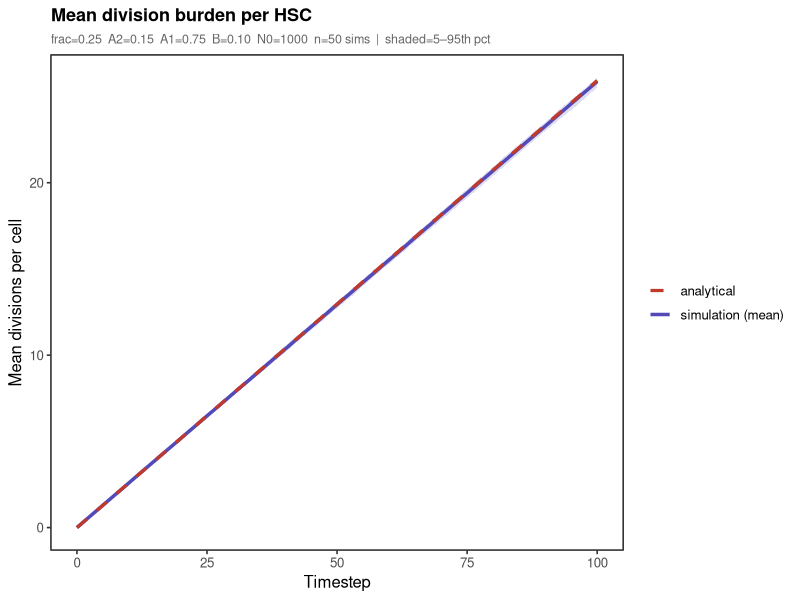
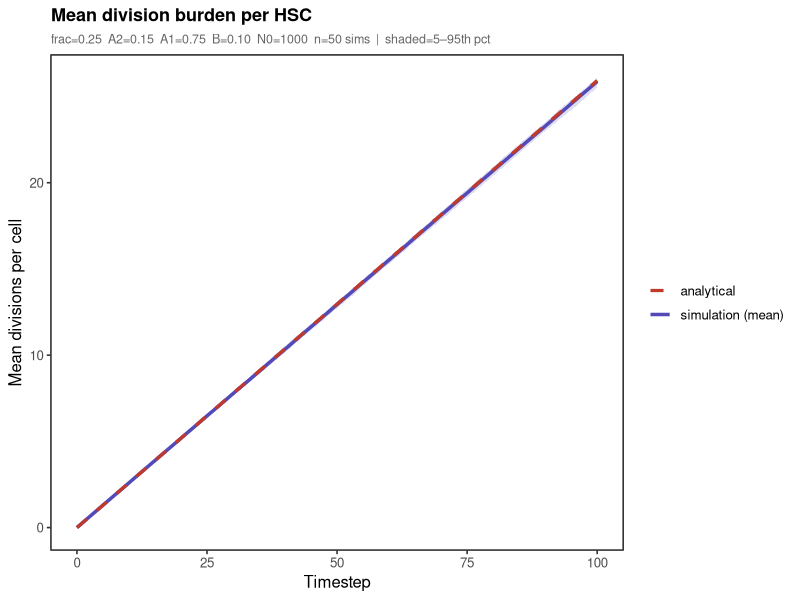
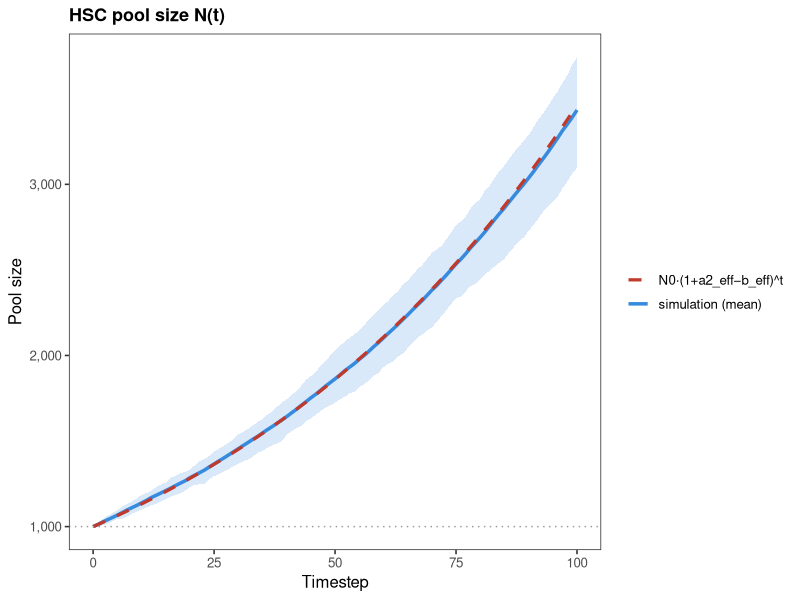
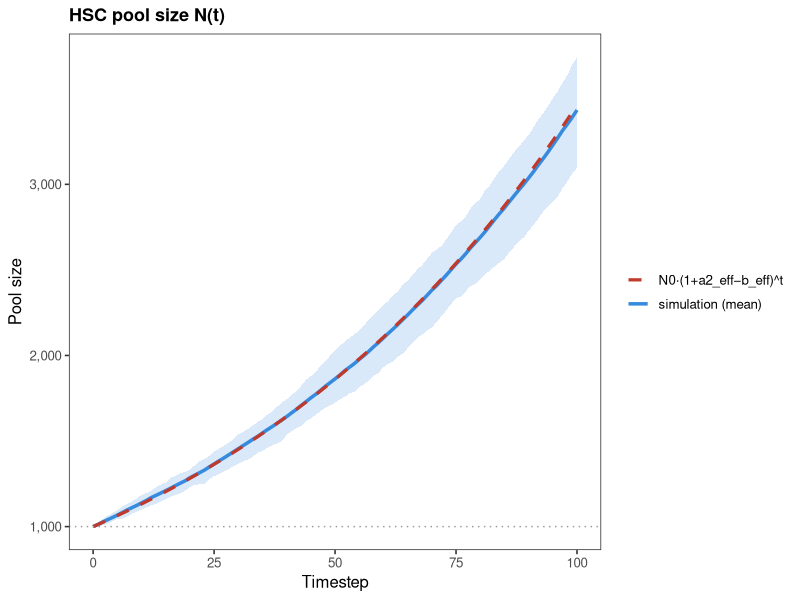
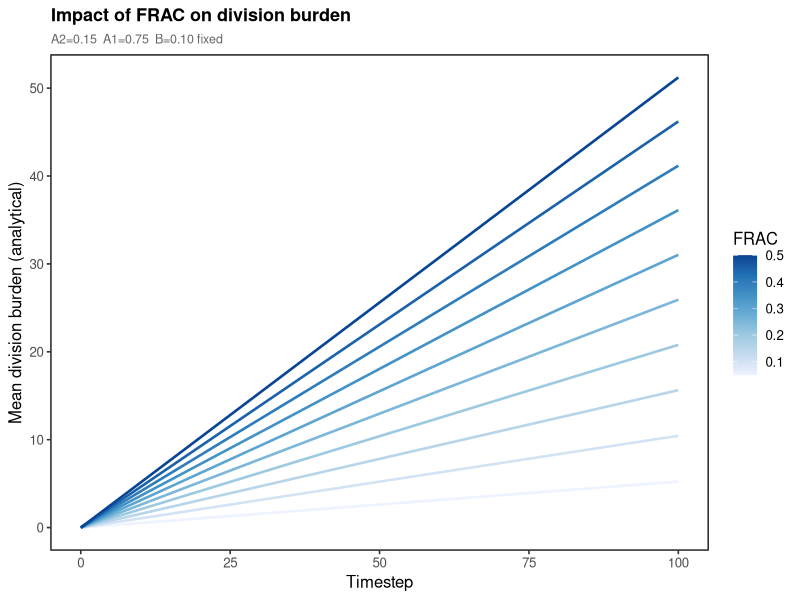
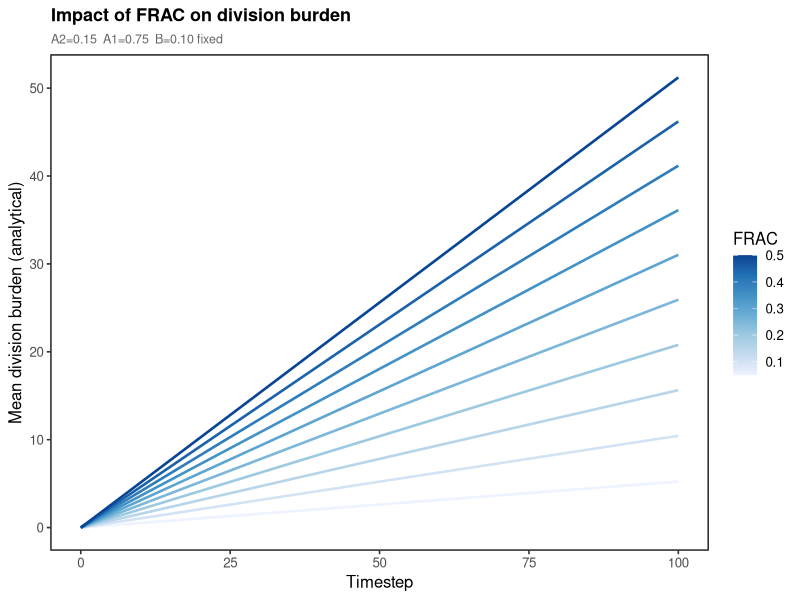
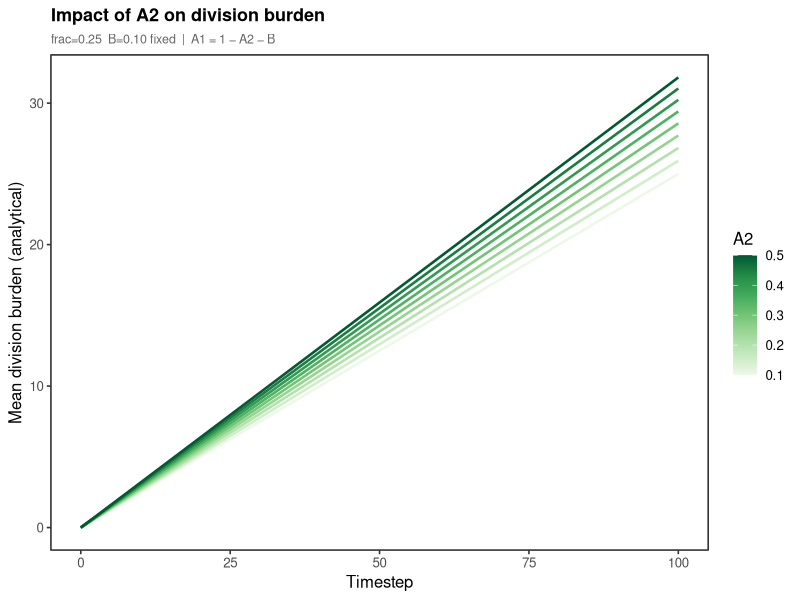
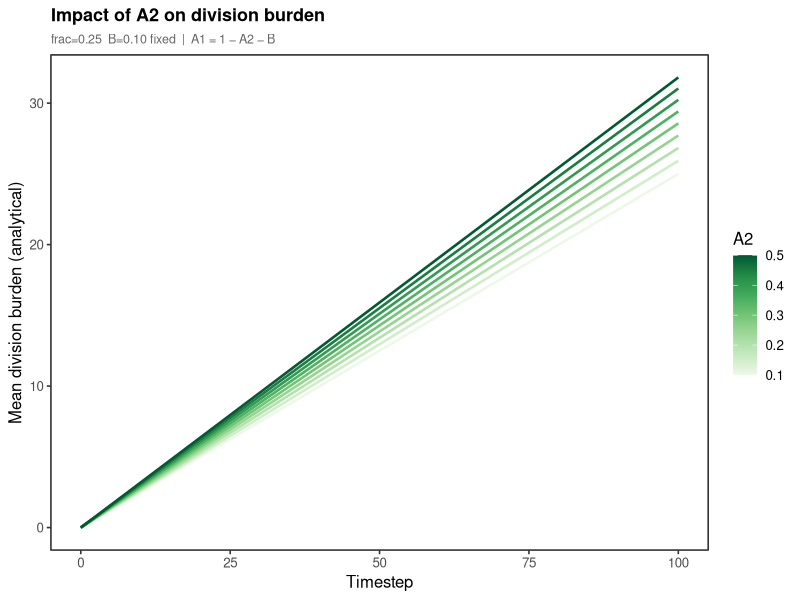

Reproduce these figures in R, in order.
## ============================================================
##  HSC stochastic division model — all plots
##  Outputs:
##    HSC_panel.pdf / .png          — 8-panel combined figure
##    HSC_01_division_burden.pdf/png
##    HSC_02_pool_size.pdf/png
##    HSC_03_FRAC_division_burden.pdf/png
##    HSC_04_A2_division_burden.pdf/png
##    HSC_05_FRAC_pool_size.pdf/png
##    HSC_06_A2_division_burden_comparison.pdf/png
##    HSC_07_burden_distribution.pdf/png
##    HSC_08_A2_pool_size_logscale.pdf/png
## ============================================================

library(tidyverse)
library(patchwork)
library(scales)

set.seed(42)

## ── Parameters ────────────────────────────────────────────────────────────────
N0        <- 1000
TIMESTEPS <- 100
FRAC      <- 0.25
A2        <- 0.15
A1        <- 0.75
B         <- 0.10
NSIM      <- 50
NSIM_HIST <- 500

stopifnot("A2+A1+B must equal 1" = abs(A2+A1+B-1) < 1e-9)

a2_eff <- FRAC * A2
a1_eff <- FRAC * A1
b_eff  <- FRAC * B

## ── Simulation function ───────────────────────────────────────────────────────
run_sim <- function(n0, timesteps, frac, A2, A1, B) {
  division_numbers   <- c(n0, rep(0L, timesteps))
  pool_size          <- integer(timesteps + 1)
  div_burden_mean    <- numeric(timesteps + 1)
  pool_size[1]       <- n0
  div_burden_mean[1] <- 0
  
  for (i in seq_len(timesteps)) {
    total_pool <- sum(division_numbers)
    if (total_pool == 0) {
      pool_size[i+1]       <- 0L
      div_burden_mean[i+1] <- div_burden_mean[i]
      next
    }
    n_dividing <- rbinom(n=timesteps+1, size=division_numbers, prob=frac)
    selfrenew  <- rbinom(n=timesteps+1, size=n_dividing,  prob=A2)
    remaining  <- n_dividing - selfrenew
    asym       <- rbinom(n=timesteps+1, size=remaining, prob=A1/(A1+B))
    death      <- remaining - asym
    
    division_numbers <- division_numbers - n_dividing +
      c(0L, n_dividing[-(timesteps+1)]) +
      c(0L, selfrenew[-(timesteps+1)]) -
      c(0L, death[-(timesteps+1)])
    division_numbers <- pmax(0L, division_numbers)
    
    total_new <- sum(division_numbers)
    pool_size[i+1] <- total_new
    div_burden_mean[i+1] <- if (total_new > 0)
      weighted.mean(0:timesteps, division_numbers) else div_burden_mean[i]
  }
  list(pool=pool_size, div_burden=div_burden_mean)
}

## ── Run simulations ───────────────────────────────────────────────────────────
message("Running ", NSIM, " simulations...")
sims <- lapply(seq_len(NSIM), function(i)
  run_sim(N0, TIMESTEPS, FRAC, A2, A1, B))

message("Running ", NSIM_HIST, " simulations for histogram...")
sims_hist <- lapply(seq_len(NSIM_HIST), function(i)
  run_sim(N0, TIMESTEPS, FRAC, A2, A1, B))

t_seq      <- 0:TIMESTEPS
analytic_b <- (2*a2_eff+a1_eff)*t_seq/(1+a2_eff-b_eff)
analytic_p <- N0*(1+a2_eff-b_eff)^t_seq

## ── Trajectory data frames ────────────────────────────────────────────────────
burden_df <- do.call(rbind, lapply(seq_along(sims), function(i)
  data.frame(sim=i, t=t_seq, burden=sims[[i]]$div_burden)))
pool_df   <- do.call(rbind, lapply(seq_along(sims), function(i)
  data.frame(sim=i, t=t_seq, pool=sims[[i]]$pool)))

burden_sum <- burden_df %>% group_by(t) %>%
  summarise(mean=mean(burden), q05=quantile(burden,.05), q95=quantile(burden,.95), .groups="drop")
pool_sum   <- pool_df %>% group_by(t) %>%
  summarise(mean=mean(pool), q05=quantile(pool,.05), q95=quantile(pool,.95), .groups="drop")

analytic_df <- data.frame(t=t_seq, burden=analytic_b, pool=analytic_p)

## ── Colour helpers ────────────────────────────────────────────────────────────
# Generate n colours from a palette avoiding near-white ends
pal <- function(palette, n, start=0.15, end=0.95)
  colorRampPalette(RColorBrewer::brewer.pal(max(3,min(9,n)), palette))(n)

# Safe wrapper if RColorBrewer not available — use viridis
make_pal <- function(palette, n) {
  tryCatch(pal(palette, n), error=function(e)
    viridis::viridis(n, option=switch(palette,
                                      Blues="D", Greens="E", Oranges="A", "D")))
}

frac_vals <- seq(0.05, 0.50, by=0.05)
A2_vals   <- seq(0.10, 0.50, by=0.05)

## ── Theme ─────────────────────────────────────────────────────────────────────
th <- theme_bw(base_size=12) +
  theme(plot.title=element_text(face="bold", size=13),
        plot.subtitle=element_text(size=9, color="grey40"),
        legend.position="right",
        panel.grid.major=element_blank(),
        panel.grid.minor=element_blank())

subtitle_main <- sprintf("frac=%.2f  A2=%.2f  A1=%.2f  B=%.2f  N0=%d  n=%d sims  |  shaded=5–95th pct",
                         FRAC, A2, A1, B, N0, NSIM)

## ── Plot 1: Division burden sim vs analytical ─────────────────────────────────
p1 <- ggplot(burden_sum, aes(x=t)) +
  geom_ribbon(aes(ymin=q05, ymax=q95), fill="#534AB7", alpha=0.18) +
  geom_line(aes(y=mean, color="simulation (mean)"), lwd=1.2) +
  geom_line(data=analytic_df, aes(x=t, y=burden, color="analytical"),
            lwd=1.1, lty="dashed") +
  scale_color_manual(values=c("simulation (mean)"="#534AB7","analytical"="#C0392B"), name=NULL) +
  labs(title="Mean division burden per HSC", subtitle=subtitle_main,
       x="Timestep", y="Mean divisions per cell") + th

## ── Plot 2: Pool size sim vs analytical ───────────────────────────────────────
p2 <- ggplot(pool_sum, aes(x=t)) +
  geom_ribbon(aes(ymin=q05, ymax=q95), fill="#378ADD", alpha=0.18) +
  geom_line(aes(y=mean, color="simulation (mean)"), lwd=1.2) +
  geom_line(data=analytic_df, aes(x=t, y=pool, color="N0·(1+a2_eff−b_eff)^t"),
            lwd=1.1, lty="dashed") +
  geom_hline(yintercept=N0, color="grey60", lty="dotted") +
  scale_color_manual(values=c("simulation (mean)"="#378ADD",
                              "N0·(1+a2_eff−b_eff)^t"="#C0392B"), name=NULL) +
  scale_y_continuous(labels=comma) +
  labs(title="HSC pool size N(t)", x="Timestep", y="Pool size") + th

## ── Plot 3: FRAC → division burden ───────────────────────────────────────────
frac_burden_df <- do.call(rbind, lapply(frac_vals, function(fv) {
  ae2=fv*A2; ae1=fv*A1; be=fv*B
  data.frame(t=t_seq, frac=fv,
             burden=(2*ae2+ae1)*t_seq/(1+ae2-be))
}))

p3 <- ggplot(frac_burden_df, aes(x=t, y=burden, group=factor(frac), color=frac)) +
  geom_line(lwd=0.9) +
  scale_color_distiller(palette="Blues", direction=1, name="FRAC",
                        limits=c(0.05,0.50)) +
  labs(title="Impact of FRAC on division burden",
       subtitle=sprintf("A2=%.2f  A1=%.2f  B=%.2f fixed", A2, A1, B),
       x="Timestep", y="Mean division burden (analytical)") + th

## ── Plot 4: A2 → division burden ──────────────────────────────────────────────
A2_burden_df <- do.call(rbind, lapply(A2_vals, function(a2v) {
  ae2=FRAC*a2v; ae1=FRAC*max(0,1-a2v-B); be=FRAC*B
  data.frame(t=t_seq, A2=a2v,
             burden=(2*ae2+ae1)*t_seq/(1+ae2-be))
}))

p4 <- ggplot(A2_burden_df, aes(x=t, y=burden, group=factor(A2), color=A2)) +
  geom_line(lwd=0.9) +
  scale_color_distiller(palette="Greens", direction=1, name="A2",
                        limits=c(0.10,0.50)) +
  labs(title="Impact of A2 on division burden",
       subtitle=sprintf("frac=%.2f  B=%.2f fixed  |  A1 = 1 − A2 − B", FRAC, B),
       x="Timestep", y="Mean division burden (analytical)") + th

## ── Plot 5: FRAC → pool size (highlighted) ────────────────────────────────────
frac_pool_df <- do.call(rbind, lapply(frac_vals, function(fv)
  data.frame(t=t_seq, frac=fv, pool=N0*(1+fv*A2-fv*B)^t_seq)))

highlight_df <- data.frame(
  t=rep(t_seq,2),
  pool=c(N0*(1+0.25*A2-0.25*B)^t_seq, N0*(1+0.50*A2-0.50*B)^t_seq),
  grp=rep(c("frac=0.25","frac=0.50"),each=length(t_seq))
)

p5 <- ggplot(frac_pool_df, aes(x=t, y=pool, group=factor(frac), color=frac)) +
  geom_line(lwd=0.9) +
  geom_line(data=filter(highlight_df, grp=="frac=0.25"),
            aes(x=t, y=pool, group=1, linetype="frac=0.25"),
            color="#C0392B", lwd=2, inherit.aes=FALSE) +
  geom_line(data=filter(highlight_df, grp=="frac=0.50"),
            aes(x=t, y=pool, group=1, linetype="frac=0.50"),
            color="#7B2FBE", lwd=2, inherit.aes=FALSE) +
  geom_hline(yintercept=N0, color="grey60", lty="dotted") +
  scale_color_distiller(palette="Blues", direction=1, name="FRAC",
                        limits=c(0.05,0.50)) +
  scale_linetype_manual(
    name   = "Highlighted",
    values = c("frac=0.25"="solid","frac=0.50"="solid"),
    guide  = guide_legend(
      override.aes=list(color=c("#C0392B","#7B2FBE"), lwd=c(2,2))
    )
  ) +
  scale_y_continuous(labels=comma) +
  labs(title="Impact of FRAC on HSC pool size",
       subtitle=sprintf("A2=%.2f  B=%.2f fixed  |  FRAC range 0.05–0.50", A2, B),
       x="Timestep", y="Pool size (analytical)") + th

## ── Plot 6: A2 → division burden frac=0.25 vs 0.50 ───────────────────────────
A2_cmp_df <- do.call(rbind, lapply(A2_vals, function(a2v) {
  rbind(
    data.frame(t=t_seq, A2=a2v, frac_grp="frac=0.25",
               burden=(2*0.25*a2v+0.25*max(0,1-a2v-B))*t_seq/
                 (1+0.25*a2v-0.25*B)),
    data.frame(t=t_seq, A2=a2v, frac_grp="frac=0.50",
               burden=(2*0.50*a2v+0.50*max(0,1-a2v-B))*t_seq/
                 (1+0.50*a2v-0.50*B))
  )
}))

p6 <- ggplot(A2_cmp_df, aes(x=t, y=burden, group=interaction(A2, frac_grp),
                            color=A2, lty=frac_grp)) +
  geom_line(lwd=0.9, alpha=0.85) +
  scale_color_distiller(palette="Greens", direction=1, name="A2",
                        limits=c(0.10,0.50)) +
  scale_linetype_manual(values=c("frac=0.25"="solid","frac=0.50"="dashed"),
                        name="FRAC") +
  labs(title="A2 on division burden: frac=0.25 vs frac=0.50",
       subtitle=sprintf("B=%.2f fixed  |  A1=1−A2−B  |  A2 range 0.10–0.50", B),
       x="Timestep", y="Mean division burden (analytical)") + th

## ── Plot 7: Division burden distribution (n=500) ──────────────────────────────
final_burden <- sapply(sims_hist, function(s) s$div_burden[TIMESTEPS+1])
dist_df <- data.frame(burden=final_burden)

p7 <- ggplot(dist_df, aes(x=burden)) +
  geom_histogram(bins=40, fill="#1D9E75", color="white", lwd=0.3) +
  geom_vline(xintercept=mean(final_burden), color="#534AB7", lty="dashed", lwd=1.2) +
  geom_vline(xintercept=analytic_b[TIMESTEPS+1], color="#C0392B", lty="dashed", lwd=1.2) +
  annotate("text", x=mean(final_burden), y=Inf, vjust=2, hjust=-0.1,
           label=sprintf("sim mean\n%.2f", mean(final_burden)),
           color="#534AB7", size=3.5) +
  annotate("text", x=analytic_b[TIMESTEPS+1], y=Inf, vjust=2, hjust=1.1,
           label=sprintf("analytical\n%.2f", analytic_b[TIMESTEPS+1]),
           color="#C0392B", size=3.5) +
  labs(title=sprintf("Division burden distribution at t=%d  (n=%d)", TIMESTEPS, NSIM_HIST),
       x="Mean divisions per HSC", y="Simulations") + th

## ── Plot 8: A2 → pool size frac=0.25 vs 0.50, log scale ──────────────────────
A2_pool_cmp_df <- do.call(rbind, lapply(A2_vals, function(a2v) {
  rbind(
    data.frame(t=t_seq, A2=a2v, frac_grp="frac=0.25",
               pool=N0*(1+0.25*a2v-0.25*B)^t_seq),
    data.frame(t=t_seq, A2=a2v, frac_grp="frac=0.50",
               pool=N0*(1+0.50*a2v-0.50*B)^t_seq)
  )
}))

# Use two separate colour scales via ggnewscale if available, else facet
p8 <- ggplot(A2_pool_cmp_df,
             aes(x=t, y=pool, group=interaction(A2, frac_grp),
                 color=A2, lty=frac_grp)) +
  geom_line(lwd=0.9) +
  geom_hline(yintercept=N0, color="grey60", lty="dotted") +
  scale_color_distiller(palette="Oranges", direction=1, name="A2",
                        limits=c(0.10,0.50)) +
  scale_linetype_manual(values=c("frac=0.25"="solid","frac=0.50"="dashed"),
                        name="FRAC") +
  scale_y_log10(labels=comma) +
  labs(title="A2 on pool size: frac=0.25 (solid) vs frac=0.50 (dashed)",
       subtitle=sprintf("B=%.2f fixed  |  A2 range 0.10–0.50  |  log y-axis", B),
       x="Timestep", y="Pool size — log scale (analytical)") + th

## ── Save individual plots ─────────────────────────────────────────────────────
plot_list <- list(
  "HSC_01_division_burden"        = p1,
  "HSC_02_pool_size"              = p2,
  "HSC_03_FRAC_division_burden"   = p3,
  "HSC_04_A2_division_burden"     = p4,
  "HSC_05_FRAC_pool_size"         = p5,
  "HSC_06_A2_burden_comparison"   = p6,
  "HSC_07_burden_distribution"    = p7,
  "HSC_08_A2_pool_size_logscale"  = p8
)

for (nm in names(plot_list)) {
  ggsave(paste0(nm, ".pdf"), plot_list[[nm]], width=8, height=5.5, limitsize=FALSE)
  ggsave(paste0(nm, ".png"), plot_list[[nm]], width=8, height=5.5, dpi=150, limitsize=FALSE)
  message("Saved: ", nm)
}

## ── Combined 8-panel figure ───────────────────────────────────────────────────
message("\nBuilding combined panel...")

panel <- (p1 | p2) / (p3 | p4) / (p5 | p6) / (p7 | p8) +
  plot_annotation(
    title    = sprintf("HSC stochastic division model  |  frac=%.2f  A2=%.2f  A1=%.2f  B=%.2f  N0=%d",
                       FRAC, A2, A1, B, N0),
    theme    = theme(plot.title=element_text(face="bold", size=14, hjust=0.5))
  )

ggsave("HSC_panel.pdf", panel, width=16, height=22, limitsize=FALSE)
ggsave("HSC_panel.png", panel, width=16, height=22, dpi=120, limitsize=FALSE)

message("\nDone. Files written:")
message("  HSC_panel.pdf / .png")
for (nm in names(plot_list)) message("  ", nm, ".pdf / .png")
